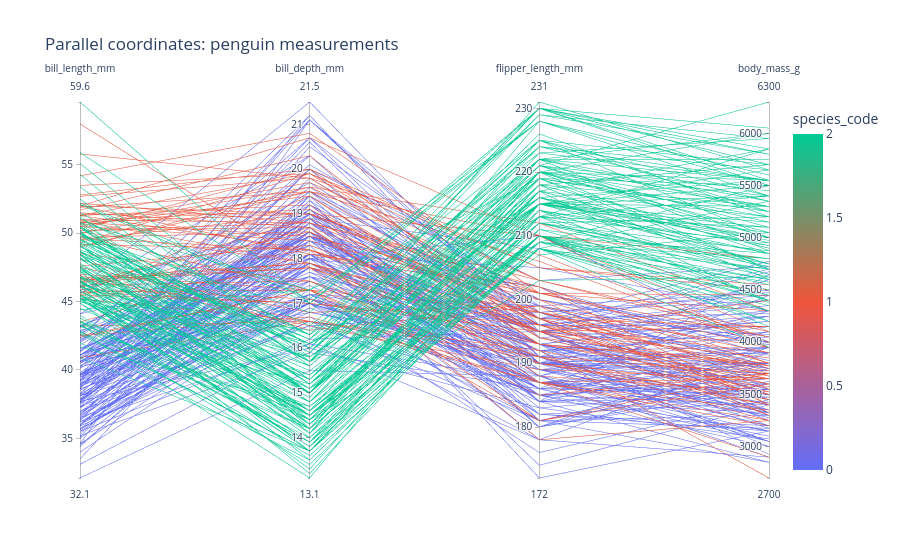

Source (notebook cell):
### Markdown cell above
Use box select on any one panel to highlight a group of points, for example the largest-bodied birds in the bottom-right panel. Watch what happens in every other panel: the same individuals light up there too. This is how you'd confirm whether an interesting-looking cluster in one relationship is *also* unusual in other measurements, or whether it's only unusual along the one pair of variables you happened to be looking at.

`diagonal_visible=False` removes the redundant histograms Plotly puts on the diagonal by default; feel free to set it back to `True` if you'd rather see them.

## 5. A new chart type: parallel coordinates

A scatterplot matrix shows every *pair* of variables separately. A **parallel coordinates plot** takes a different approach entirely: each row in the dataset becomes one line, and each variable gets its own vertical axis. A line's path across all the axes at once shows you that row's full profile, not just two variables at a time.

### Code cell
pc_vars = ["bill_length_mm", "bill_depth_mm", "flipper_length_mm", "body_mass_g"]

penguins_pc = penguins.assign(species_code=penguins["species"].astype("category").cat.codes) # adding a numeric code for species to use as color in the parallel coordinates plot  

#TODO: Create a parallel coordinates plot of the penguin measurements, colored by species
fig = px.parallel_coordinates(
    
    title="Parallel coordinates: penguin measurements"
)
fig.show()

### Figure 1 — Plotly figure (JSON) as saved in the notebook; plotly's stock layout.template omitted (floating-point values rounded to 4 significant figures; data arrays with more than 128 entries replaced by an {"elided": "..."} marker saying what was removed)
{"data": [{"dimensions": [{"label": "bill_length_mm", "values": {"elided": "333 float values"}}, {"label": "bill_depth_mm", "values": {"elided": "333 float values"}}, {"label": "flipper_length_mm", "values": {"elided": "333 float values"}}, {"label": "body_mass_g", "values": {"elided": "333 float values"}}], "domain": {"x": [0, 1], "y": [0, 1]}, "line": {"color": {"elided": "333 int values"}, "coloraxis": "coloraxis"}, "name": "", "type": "parcoords"}], "layout": {"coloraxis": {"autocolorscale": false, "colorbar": {"title": {"text": "species_code"}}, "colorscale": [[0, "#636EFA"], [0.5, "#EF553B"], [1, "#00CC96"]]}, "legend": {"tracegroupgap": 0}, "title": {"text": "Parallel coordinates: penguin measurements"}}}
